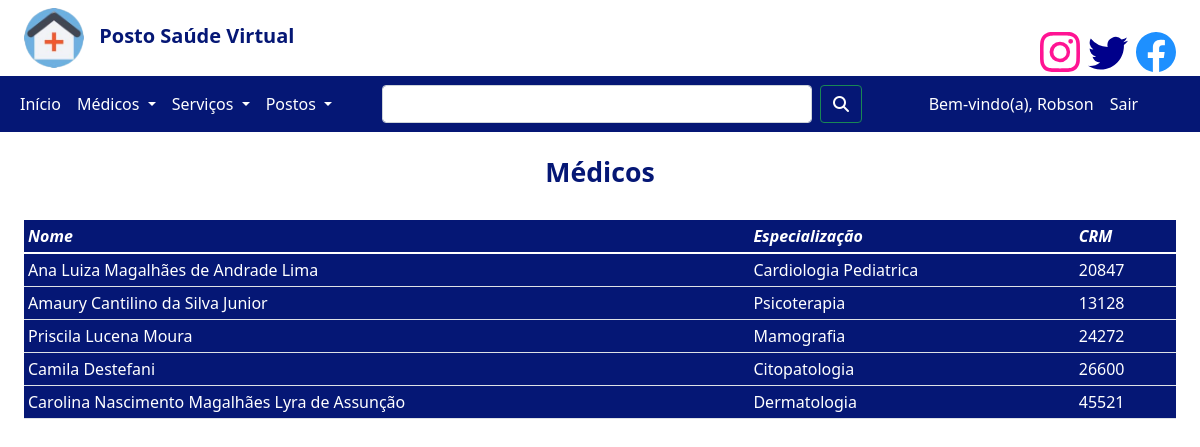
/cadastros/listar/medico/ (signed in), run on the app's committed database.
### cadastros/models.py (models this page shows, shortened)
class Medico(models.Model):
    nome_Completo = models.CharField(max_length=256)
    crm = models.CharField(verbose_name='CRM', max_length=256, unique=True)
    especializacao = models.CharField(verbose_name='Especialização', max_length=256)
    turno = models.CharField(max_length=5)
    dia_Da_Semana = models.CharField(max_length=13)
    email = models.EmailField(max_length=256, unique=True)
    senha = models.CharField(max_length=256)

### cadastros/views.py (the view)
# urls.py: path('listar/medico/', MedicoListView.as_view(), name='listar-medico'),
class MedicoListView(ListView):
    model = Medico
    template_name = 'cadastros/listas/medicoList.html'

### cadastros/templates/cadastros/listas/medicoList.html (shortened to what this page needs)
{% extends 'base.html' %}
{% load static %}
{% block conteudo %}
<link rel="stylesheet" href="{% static 'css/tipoConsulta.css' %}">
<div class="tabela">
<div class="table-responsive">
    <br>
    <h1> <center><b>Médicos</b></center></h1>
    <br>
    <table class="table table-blue table-sm">
        <thead>
            <tr>
                <th><i>Nome</i></th>
                <th><i>Especialização</i></th>
                <th><i>CRM</i></th>
            </tr>
        </thead>
        <tbody>
            {% for medico in object_list %}
            <tr>
                <td>{{ medico.nome_Completo }}</td>
                <td>{{ medico.especializacao }}</td>
                <td>{{ medico.crm }}</td>
            </tr>
            {% endfor %}
        </tbody>
    </table>
</div>
</div>
{% endblock %}

### templates/base.html (shortened to what this page needs)
{% load static %}
<!DOCTYPE html>
<html lang="pt-br">
<head>
    <link href="https://cdn.jsdelivr.net/npm/bootstrap@5.1.3/dist/css/bootstrap.min.css" rel="stylesheet">
    <link rel="stylesheet" href="https://cdn.jsdelivr.net/npm/bootstrap-icons@1.8.1/font/bootstrap-icons.css">
    <link rel="stylesheet" href="{% static 'css/base.css' %}">
</head>
<body>
  {% block menu %}
  <div class="cabecalho-logo">
    <header class="cabecalho">
      <img class="logo" src="{% static 'img/my-logo.png' %}">
      <span><strong>Posto Saúde Virtual</strong></span>
    </header>
    <div class="inst">
    </div>
    <div class="twt">
    </div>
    <div class="face">
    </div>
  </div>
  <div class="menu">
    <nav class="navbar navbar-expand-lg">
      <div class="container-fluid">
        <div class="collapse navbar-collapse" id="navbarSupportedContent">
          <ul class="navbar-nav me-auto mb-2 mb-lg-0">
            <li class="nav-item">
              <a class="nav-link activate" aria-current="page" href="{% url 'pages:home' %}" id="first-menu">Início</a>
            </li>
            <li class="nav-item dropdown">
              <a class="nav-link dropdown-toggle" href="#" id="navbarDropdown" role="button" data-bs-toggle="dropdown" aria-expanded="false">
                Médicos
              </a>
            </li>
            <li class="nav-item dropdown">
              <a class="nav-link dropdown-toggle" href="#" id="navbarDropdown" role="button" data-bs-toggle="dropdown" aria-expanded="false">
                Serviços
              </a>
            </li>
            <li class="nav-item dropdown">
              <a class="nav-link dropdown-toggle" href="#" id="navbarDropdown" role="button" data-bs-toggle="dropdown" aria-expanded="false">
                Postos
              </a>
            </li>
          </ul>
          <form class="d-flex">
            <input class="form-control me-2" type="search" aria-label="Search">
            <button class="btn btn-outline-success" type="submit"><i class="fa-solid fa-magnifying-glass"></i></button>
          </form>
          <ul class="navbar-nav me-auto mb-2 mb-lg-0">
            {% if user.is_authenticated %}
            <li class="nav-item">
              <a class="nav-link disabled" href="#" id="first-menu">Bem-vindo(a), {{ user.get_username }}</a>
            </li>
            <li class="nav-item">
              <a class="nav-link" href="{% url 'account_logout' %}" id="first-menu">Sair</a>
            </li>
            {% endif %}
          </ul>
        </div>
      </div>
    </nav>
  </div>
  {% endblock %}
  {% block conteudo %}
  {% endblock %}
</body>
</html>

### static/css/base.css (style rules this page uses)
.cabecalho { width: 23vw; color: #051775; font-size: 15pt; margin-left: 2%; }
.logo { width: 5vw; border-radius: 100%; }
strong { margin-left: 0.5em; }
.cabecalho-logo { margin-top: 0.5em; }
.menu { margin-top: 0.5em; }
.navbar { background-color: #051775; }
#first-menu { color: #ffffff; }
#navbarDropdown { color: #ffffff; }
.d-flex { width: 40vw; margin-right: 5%; }
.btn { background: none; color: #ffffff; }
.inst { position: absolute; top: 4%; right: 10%; color: #FF1493; }
.twt { position: absolute; top: 4%; right: 6%; color: #00008B; }
.face { position: absolute; top: 4%; right: 2%; color: #1E90FF; }

### static/css/tipoConsulta.css (style rules this page uses)
a { text-decoration: none; color: #ffffff; }
table { background-color: #051775; }
thead { color:white; }
tbody { color: white; }
h1 { color: #051775; font-size: 20pt; }
.fa-solid { color:white; }
.tabela { margin-left: 2%; margin-right: 2%; }

### data on the page
Medico: nome_Completo "Ana Luiza Magalhães de Andrade Lima", especializacao "Cardiologia Pediatrica", crm "20847"
Medico: nome_Completo "Amaury Cantilino da Silva Junior", especializacao "Psicoterapia", crm "13128"
Medico: nome_Completo "Priscila Lucena Moura", especializacao "Mamografia", crm "24272"
Medico: nome_Completo "Camila Destefani", especializacao "Citopatologia", crm "26600"
Medico: nome_Completo "Carolina Nascimento Magalhães Lyra de Assunção", especializacao "Dermatologia", crm "45521"

### other printed values
{{ user.get_username }} "Robson"
